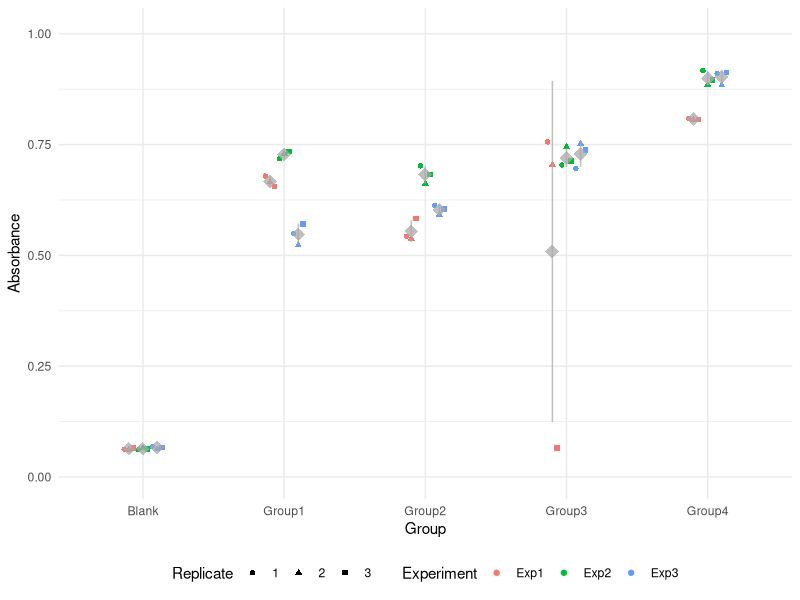
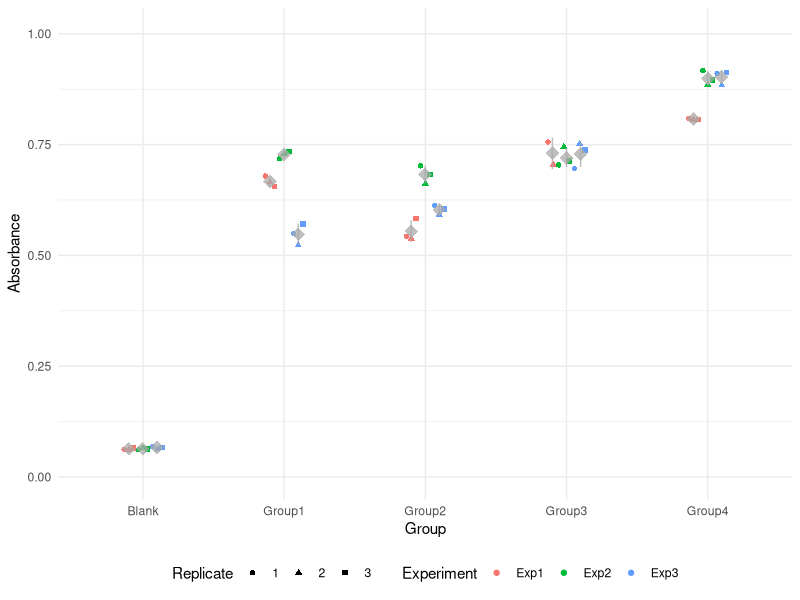
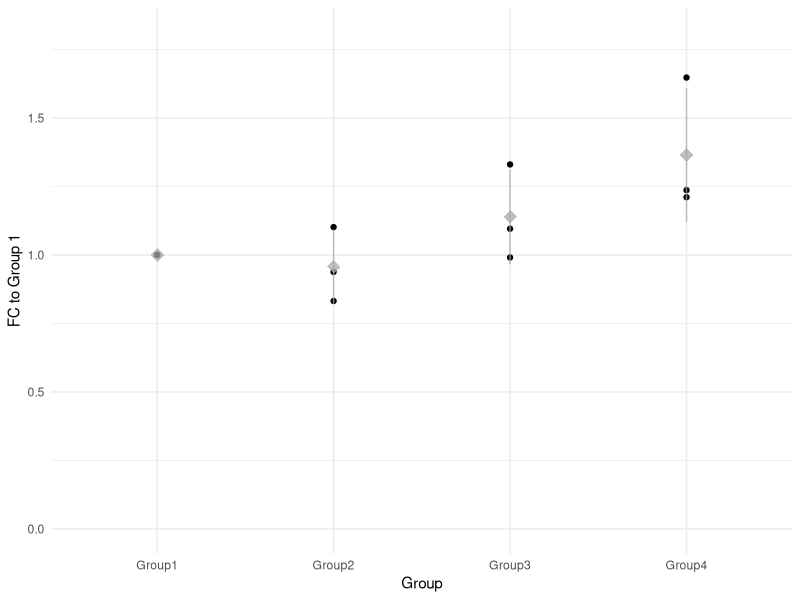
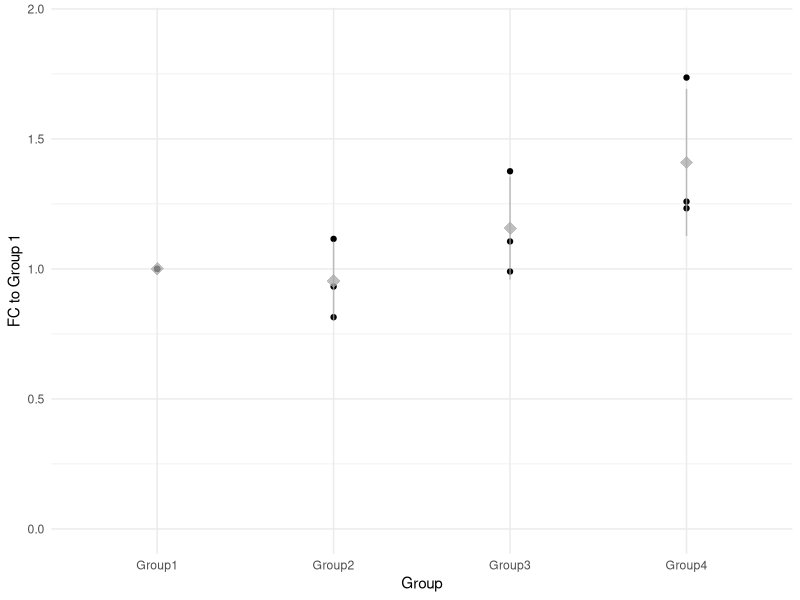
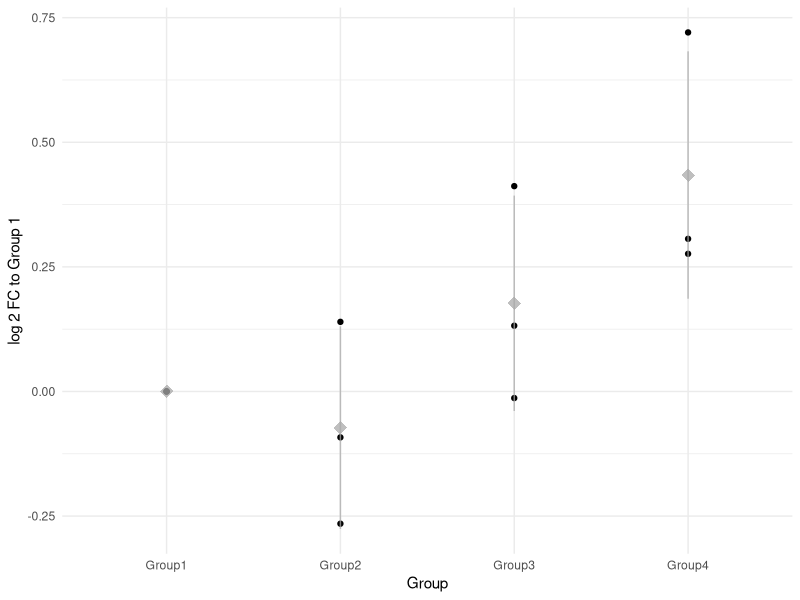
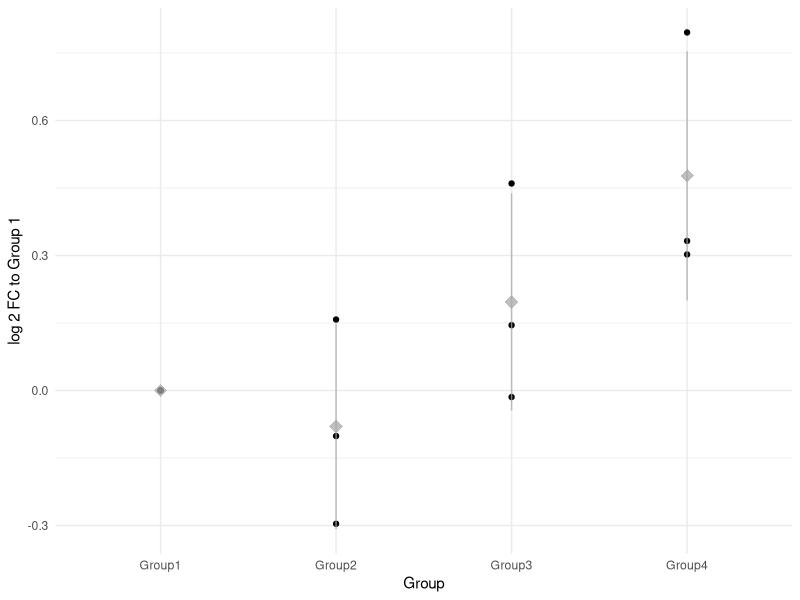

Source code (R) for these figures, in order:
## ---- chunk 1
library(tidyverse)
## ---- chunk 2
colourimetric_df <- read.csv("example_data/colorimetric_example_tidy.csv")

glimpse(colourimetric_df)
## ---- chunk 3
summary(colourimetric_df)
## ---- chunk 4
ylimit <- max(colourimetric_df$Absorbance)*1.1 # use the max absorbance value for upper y limit
ggplot(colourimetric_df, aes(x=Group, y=Absorbance, colour=Experiment, shape=as.factor(Replicate))) +
  geom_point(position = position_dodge(0.3)) +
  stat_summary(aes(group = Experiment),
               fun = mean,
               fun.min = function(x) mean(x) - sd(x),
               fun.max = function(x) mean(x) + sd(x),
               geom = "pointrange", size = 1, shape = 18,
               colour = 'darkgrey', alpha = 0.75,
               position = position_dodge(0.3)) +
  labs(color = 'Experiment', shape = 'Replicate') +
  scale_y_continuous(limits = c(0, ylimit))+
  theme_minimal() +
  theme(legend.position = 'bottom')
## ---- chunk 5
colourimetric_df <- colourimetric_df %>% 
  filter(!(Experiment == "Exp1" & Group == "Group3" & Replicate == 3))
## ---- chunk 6
ylimit <- max(colourimetric_df$Absorbance)*1.1 # use the max absorbance value for upper y limit
ggplot(colourimetric_df, aes(x=Group, y=Absorbance, colour=Experiment, shape=as.factor(Replicate))) +
  geom_point(position = position_dodge(0.3)) +
  stat_summary(aes(group = Experiment),
               fun = mean,
               fun.min = function(x) mean(x) - sd(x),
               fun.max = function(x) mean(x) + sd(x),
               geom = "pointrange", size = 1, shape = 18,
               colour = 'darkgrey', alpha = 0.75,
               position = position_dodge(0.3)) +
  scale_y_continuous(limits = c(0, ylimit))+
  labs(color = 'Experiment', shape = 'Replicate') +
  theme_minimal() +
  theme(legend.position = 'bottom')
## ---- chunk 7
blank_means <- colourimetric_df %>%
  filter(Group == "Blank") %>%
  group_by(Experiment) %>%
  summarise(BlankMean = mean(Absorbance))

colourimetric_df <- colourimetric_df %>%
  left_join(blank_means, by = "Experiment") %>%
  mutate(Absorbance_Corrected = Absorbance - BlankMean) %>%
  filter(Group != "Blank")  # Remove blank values now that we have subtracted
## ---- chunk 8
colourimetric_df_meantechnical <- colourimetric_df %>%  
  group_by(Experiment, Group) %>%
  summarise(AbsorbanceMeanCorrected = mean(Absorbance_Corrected),
            AbsorbanceSDCorrected = sd(Absorbance_Corrected),
            AbsorbanceMean = mean(Absorbance),
            AbsorbanceSD = sd(Absorbance)
            )
## ---- chunk 9
colourimetric_df_Normalised <- colourimetric_df_meantechnical %>%  
  group_by(Experiment) %>%
  mutate(Normalised = AbsorbanceMean / AbsorbanceMean[Group == 'Group1'],
         NormalisedCorrected = AbsorbanceMeanCorrected / AbsorbanceMeanCorrected[Group == 'Group1'])
## ---- chunk 10
#| layout-ncol: 2
#| fig-cap: 
#|   - "Absorbance value fold change (FC) to Group 1"
#|   - "Absorbance value fold change (FC) to Group 1 after subtracting the blank reading"

ylimit <- max(colourimetric_df_Normalised$Normalised)*1.1
ggplot(colourimetric_df_Normalised, aes(x=Group, y=Normalised)) +
  geom_point(position = position_dodge(0.3)) +
  stat_summary(
               fun = mean,
               fun.min = function(x) mean(x) - sd(x), 
               fun.max = function(x) mean(x) + sd(x), 
               geom = "pointrange", size = 1, shape = 18,
               colour = 'darkgrey', alpha = 0.75,
               position = position_dodge(0.3)) +
  scale_y_continuous(limits = c(0, ylimit))+
  labs(y='FC to Group 1')+
  theme_minimal() +
  theme(legend.position = 'bottom')

ylimit <- max(colourimetric_df_Normalised$NormalisedCorrected)*1.1
ggplot(colourimetric_df_Normalised, aes(x=Group, y=NormalisedCorrected)) +
  geom_point(position = position_dodge(0.3)) +
  stat_summary(
               fun = mean,
               fun.min = function(x) mean(x) - sd(x), 
               fun.max = function(x) mean(x) + sd(x), 
               geom = "pointrange", size = 1, shape = 18,
               colour = 'darkgrey', alpha = 0.75,
               position = position_dodge(0.3)) +
  scale_y_continuous(limits = c(0, ylimit))+
  labs(y='FC to Group 1')+
  theme_minimal() +
  theme(legend.position = 'bottom')
## ---- chunk 11
#| layout-ncol: 2
#| fig-cap: 
#|   - "log2 FC of absorbance Values to Group 1"
#|   - "log2 FC of absorbance Values to Group 1 after subtracting the blank reading"

ylimit <- max(colourimetric_df_Normalised$AbsorbanceMean)*1.1
ggplot(colourimetric_df_Normalised, aes(x=Group, y=log2(Normalised))) +
  geom_point(position = position_dodge(0.3)) +
  stat_summary(
               fun = mean,
               fun.min = function(x) mean(x) - sd(x), 
               fun.max = function(x) mean(x) + sd(x), 
               geom = "pointrange", size = 1, shape = 18,
               colour = 'darkgrey', alpha = 0.75,
               position = position_dodge(0.3)) +
  #scale_y_continuous(limits = c(0, log2(ylimit)))+
  labs(y='log 2 FC to Group 1')+
  theme_minimal() +
  theme(legend.position = 'bottom')

ylimit <- max(colourimetric_df_Normalised$AbsorbanceMeanCorrected)*1.1
ggplot(colourimetric_df_Normalised, aes(x=Group, y=log2(NormalisedCorrected))) +
  geom_point(position = position_dodge(0.3)) +
  stat_summary(
               fun = mean,
               fun.min = function(x) mean(x) - sd(x), 
               fun.max = function(x) mean(x) + sd(x), 
               geom = "pointrange", size = 1, shape = 18,
               colour = 'darkgrey', alpha = 0.75,
               position = position_dodge(0.3)) +
  #scale_y_continuous(limits = c(0, log2(ylimit)))+
  labs(y='log 2 FC to Group 1')+
  theme_minimal() +
  theme(legend.position = 'bottom')
## ---- chunk 12
colourimetric_df_Normalised %>% group_by(Group) %>%
  summarise(FC.mean = mean(Normalised),
            FC.sd = sd(Normalised),
            FC.blanksubtract.mean = mean(NormalisedCorrected),
            FC.blanksubstract.sd = sd(NormalisedCorrected))
